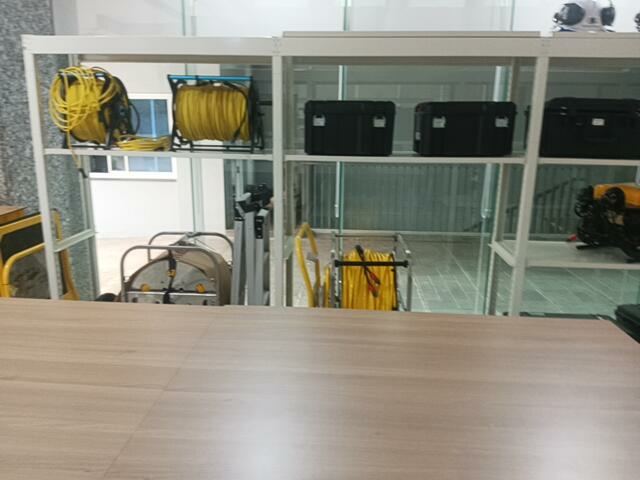
#> input picture myScript/cameraframes/Frame1.jpg, 640 x 480 px; its folder holds only this picture in this run
$ python -i panningstitch.py   (imports and definitions only)
#> lines starting #> are read from the running program, lines starting #| are printed output that depends on the picture
import cv2
import glob
from natsort import natsorted
import numpy as np


# [138 lines left out: functions pyforceClose, wbOpenCV, chanelClahe, imagePreProcess, resizeImage, detectorKeypoint and 4 more, not called in this run]


def trimRightSide(img):

    gray = cv2.cvtColor(img, cv2.COLOR_BGR2GRAY)
    gray = cv2.medianBlur(gray, 3)

    ret, thresh = cv2.threshold(gray, 1, 255, 0)
    contours, hierarchy = cv2.findContours(
        thresh, cv2.RETR_LIST, cv2.CHAIN_APPROX_SIMPLE
    )

    max_area = -1
    best_cnt = None

    for cnt in contours:
        area = cv2.contourArea(cnt)
        if area > max_area:
            max_area = area
            best_cnt = cnt

    approx = cv2.approxPolyDP(best_cnt, 0.01 * cv2.arcLength(best_cnt, True), True)

    distances = np.linalg.norm(approx[:, 0, :], axis=1)
    far = approx[distances.argmax()][0]

    ymax = approx[:, :, 1].max()
    xmax = approx[:, :, 0].max()

    x = min(far[0], xmax)
    y = min(far[1], ymax)

    img2 = img[:y, :x].copy()
    return img2


def trimBlackArea(stitched_img):
    # Convert to grayscale
    gray = cv2.cvtColor(stitched_img, cv2.COLOR_BGR2GRAY)

    # Find all non-black pixel coordinates
    non_black_pixels = np.nonzero(gray)

    # If no non-black pixels are found, return the original image
    if len(non_black_pixels[0]) == 0:
        print("returned original")
        return stitched_img

    # Get the bounding box for non-black pixels
    min_y, max_y = np.min(non_black_pixels[0]), np.max(non_black_pixels[0])
    min_x, max_x = np.min(non_black_pixels[1]), np.max(non_black_pixels[1])

    # Crop the image to this bounding box
    cropped_img = stitched_img[min_y : max_y + 1, min_x : max_x + 1]
    print(f"y1:{min_y}, y2:{max_y}, x1:{min_x}, x2{max_x}")
    cropped_img = trimRightSide(cropped_img)
    return cropped_img


sift = cv2.SIFT.create()
orb = cv2.ORB.create()
brisk = cv2.BRISK.create()
akaze = cv2.AKAZE.create()

# imagePaths = natsorted(list(glob.glob("../../Images/2ndfloor/*")), reverse=False)
imagePaths = natsorted(list(glob.glob("./st2/*")), reverse=False)

arrimage, arrkeypoints, arrdescriptors = [], [], []

goodkeypoints = []
notStitched = []

screensize = 0.5

# [55 lines not run here, left out]

>>> import cv2
>>> picture = cv2.imread('../cameraframes/Frame1.jpg')
#> picture is the input picture: shape (480, 640, 3); mean B, G, R 127.2, 140.3, 142.5
>>> result = trimBlackArea(picture)
#> in trimBlackArea, `gray = cv2.cvtColor(stitched_img, cv2.COLOR_BGR2GRAY)`:
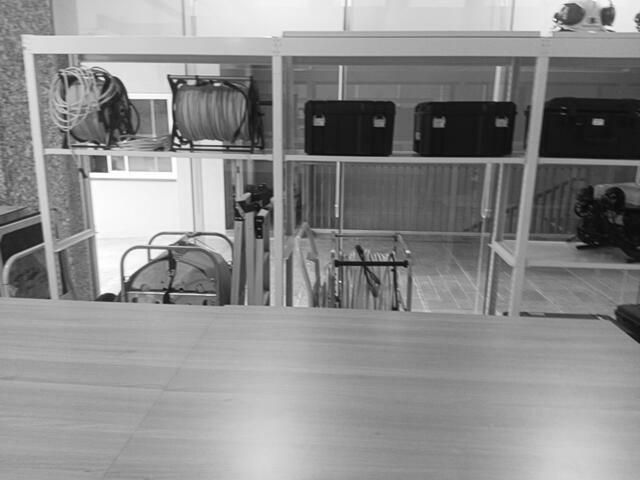
#> gray: shape (480, 640); min 4, max 255, mean 139.5
#> in trimBlackArea, `non_black_pixels = np.nonzero(gray)`: non_black_pixels = 307200 positions, rows 0 to 479, columns 0 to 639
#> in trimBlackArea, `min_y, max_y = np.min(non_black_pixels[0]), np.max(non_black_pixels[0])`: min_y = 0; max_y = 479
#> in trimBlackArea, `min_x, max_x = np.min(non_black_pixels[1]), np.max(non_black_pixels[1])`: min_x = 0; max_x = 639
#| y1:0, y2:479, x1:0, x2639
#> in trimRightSide, `ret, thresh = cv2.threshold(gray, 1, 255, 0)`: thresh: shape (480, 640); every value is 255
#> in trimRightSide, `contours, hierarchy = cv2.findContours( thresh, cv2.RETR_LIST, cv2.CHA..`: contours = [[[0, 0], [0, 479], [639, 479], [639, 0]]]
#> the loop in trimRightSide, `for cnt in contours:` made 1 pass
#> (area, max_area, best_cnt) on pass 1: (306081, 306081, [[0, 0], [0, 479], [639, 479], [639, 0]])
#> after the loop in trimRightSide, `for cnt in contours:`: max_area = 306081
#> in trimRightSide, `approx = cv2.approxPolyDP(best_cnt, 0.01 * cv2.arcLength(best_cnt, Tru..`: approx = [[0, 0], [0, 479], [639, 479], [639, 0]]
#> in trimRightSide, `distances = np.linalg.norm(approx[:, 0, :], axis=1)`: distances = [0, 479, 798.6, 639]
#> in trimRightSide, `far = approx[distances.argmax()][0]`: far = [639, 479]
#> in trimRightSide, `ymax = approx[:, :, 1].max()`: ymax = 479
#> in trimRightSide, `xmax = approx[:, :, 0].max()`: xmax = 639
#> in trimRightSide, `y = min(far[1], ymax)`: y = 479
#> in trimRightSide, `img2 = img[:y, :x].copy()`:
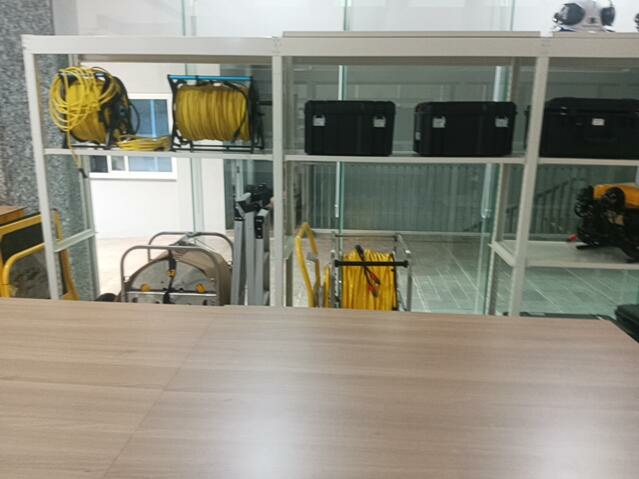
#> img2: shape (479, 639, 3); mean B, G, R 127.2, 140.3, 142.5

$ run again, on myScript/cameraframes/Frame10.jpg
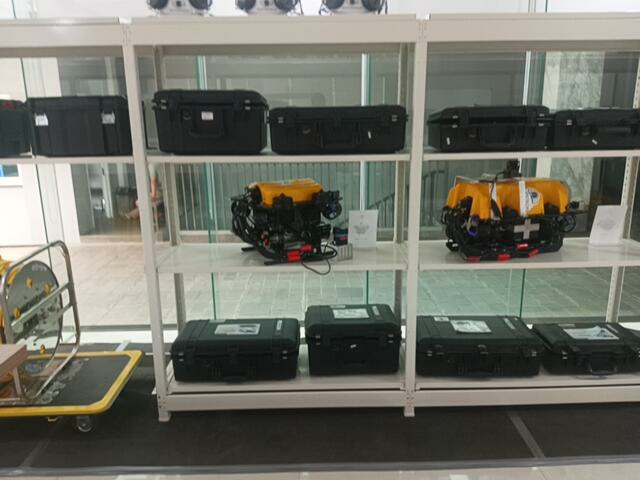
#> input picture myScript/cameraframes/Frame10.jpg, 640 x 480 px
#> picture is the input picture: shape (480, 640, 3); mean B, G, R 103.2, 113.3, 112
#> in trimBlackArea, `gray = cv2.cvtColor(stitched_img, cv2.COLOR_BGR2GRAY)`:
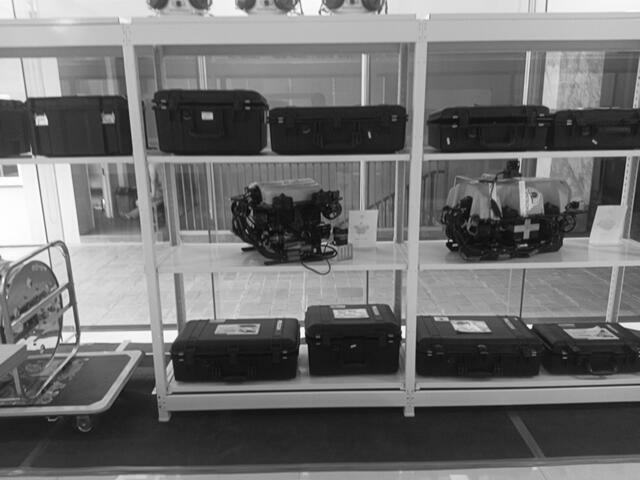
#> gray: shape (480, 640); min 2, max 255, mean 111.8
#> non_black_pixels = 307200 positions, rows 0 to 479, columns 0 to 639
#> min_y = 0; max_y = 479
#> min_x = 0; max_x = 639
#| y1:0, y2:479, x1:0, x2639
#> thresh: shape (480, 640); every value is 255
#> contours = [[[0, 0], [0, 479], [639, 479], [639, 0]]]
#> the loop in trimRightSide, `for cnt in contours:` made 1 pass
#> (area, max_area, best_cnt) on pass 1: (306081, 306081, [[0, 0], [0, 479], [639, 479], [639, 0]])
#> after the loop in trimRightSide, `for cnt in contours:`: max_area = 306081
#> approx = [[0, 0], [0, 479], [639, 479], [639, 0]]
#> distances = [0, 479, 798.6, 639]
#> far = [639, 479]
#> ymax = 479
#> xmax = 639
#> y = 479
#> in trimRightSide, `img2 = img[:y, :x].copy()`:
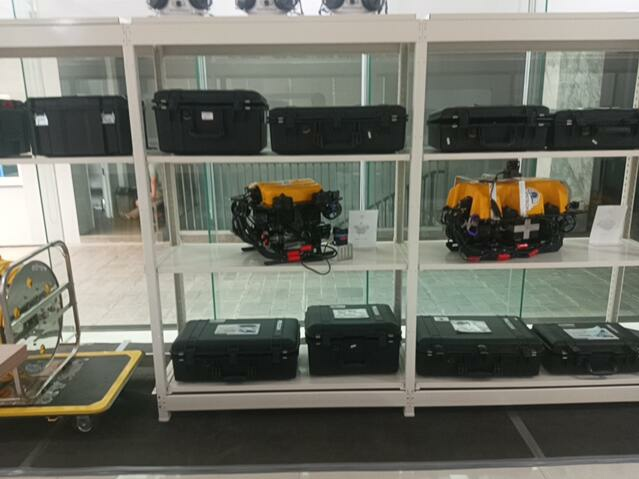
#> img2: shape (479, 639, 3); mean B, G, R 103.1, 113.2, 111.9

$ run again, on myScript/cameraframes/Frame11.jpg
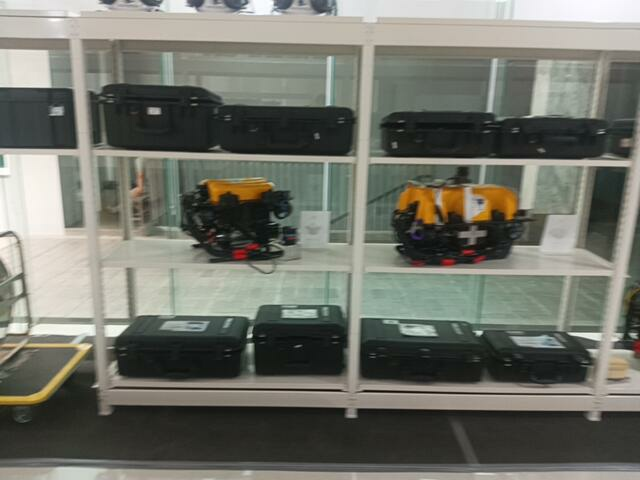
#> input picture myScript/cameraframes/Frame11.jpg, 640 x 480 px
#> picture is the input picture: shape (480, 640, 3); mean B, G, R 105.8, 115.2, 113.7
#> in trimBlackArea, `gray = cv2.cvtColor(stitched_img, cv2.COLOR_BGR2GRAY)`:
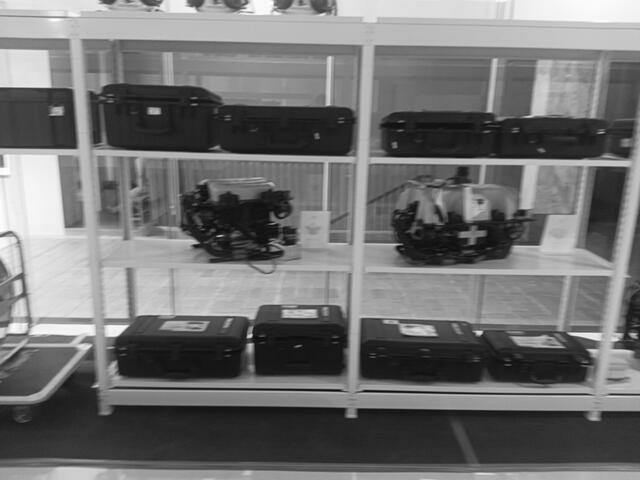
#> gray: shape (480, 640); min 5, max 255, mean 113.7
#> non_black_pixels = 307200 positions, rows 0 to 479, columns 0 to 639
#> min_y = 0; max_y = 479
#> min_x = 0; max_x = 639
#| y1:0, y2:479, x1:0, x2639
#> thresh: shape (480, 640); every value is 255
#> contours = [[[0, 0], [0, 479], [639, 479], [639, 0]]]
#> the loop in trimRightSide, `for cnt in contours:` made 1 pass
#> (area, max_area, best_cnt) on pass 1: (306081, 306081, [[0, 0], [0, 479], [639, 479], [639, 0]])
#> after the loop in trimRightSide, `for cnt in contours:`: max_area = 306081
#> approx = [[0, 0], [0, 479], [639, 479], [639, 0]]
#> distances = [0, 479, 798.6, 639]
#> far = [639, 479]
#> ymax = 479
#> xmax = 639
#> y = 479
#> in trimRightSide, `img2 = img[:y, :x].copy()`:
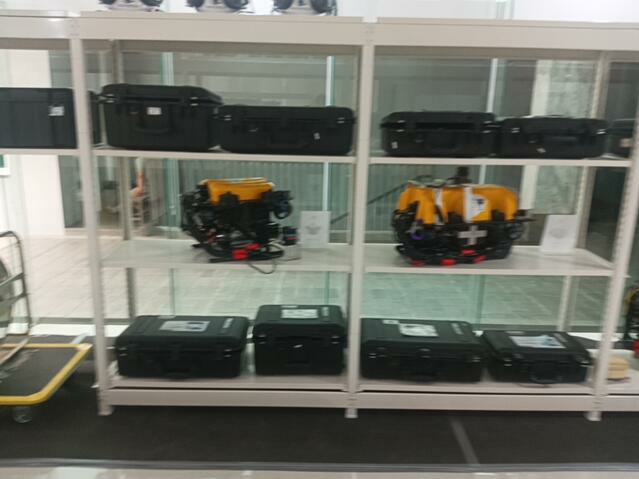
#> img2: shape (479, 639, 3); mean B, G, R 105.7, 115.1, 113.6

$ run again, on myScript/cameraframes/Frame12.jpg
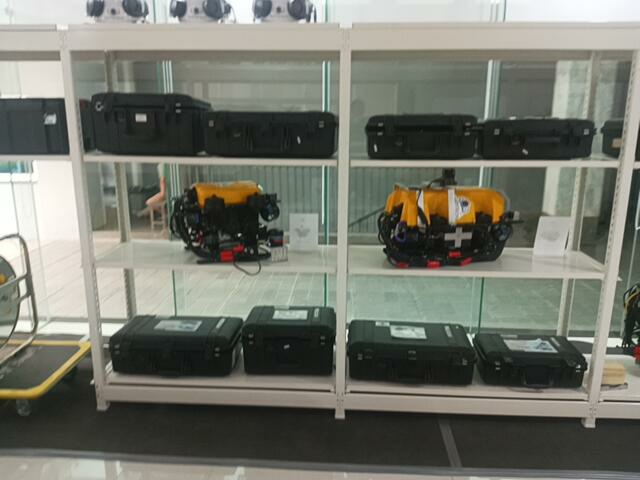
#> input picture myScript/cameraframes/Frame12.jpg, 640 x 480 px
#> picture is the input picture: shape (480, 640, 3); mean B, G, R 108.2, 118.5, 116.5
#> in trimBlackArea, `gray = cv2.cvtColor(stitched_img, cv2.COLOR_BGR2GRAY)`:
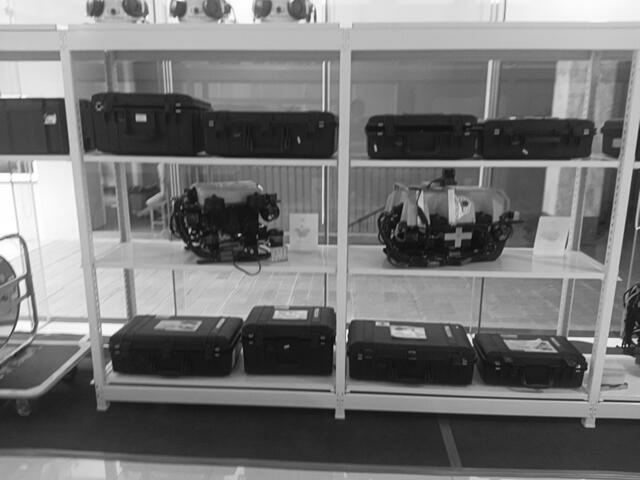
#> gray: shape (480, 640); min 7, max 255, mean 116.7
#> non_black_pixels = 307200 positions, rows 0 to 479, columns 0 to 639
#> min_y = 0; max_y = 479
#> min_x = 0; max_x = 639
#| y1:0, y2:479, x1:0, x2639
#> thresh: shape (480, 640); every value is 255
#> contours = [[[0, 0], [0, 479], [639, 479], [639, 0]]]
#> the loop in trimRightSide, `for cnt in contours:` made 1 pass
#> (area, max_area, best_cnt) on pass 1: (306081, 306081, [[0, 0], [0, 479], [639, 479], [639, 0]])
#> after the loop in trimRightSide, `for cnt in contours:`: max_area = 306081
#> approx = [[0, 0], [0, 479], [639, 479], [639, 0]]
#> distances = [0, 479, 798.6, 639]
#> far = [639, 479]
#> ymax = 479
#> xmax = 639
#> y = 479
#> in trimRightSide, `img2 = img[:y, :x].copy()`:
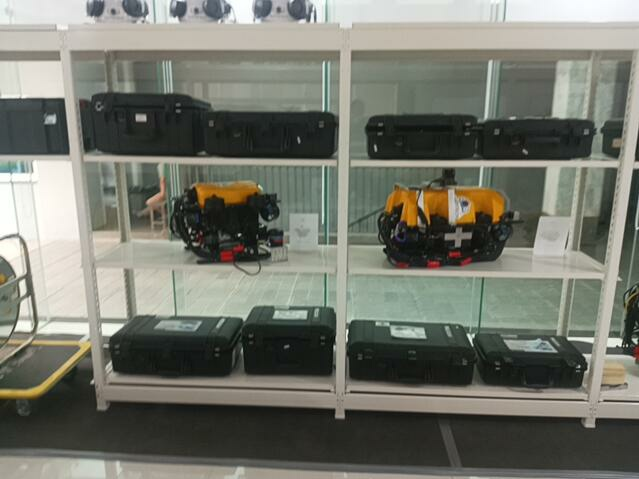
#> img2: shape (479, 639, 3); mean B, G, R 108.1, 118.4, 116.4
